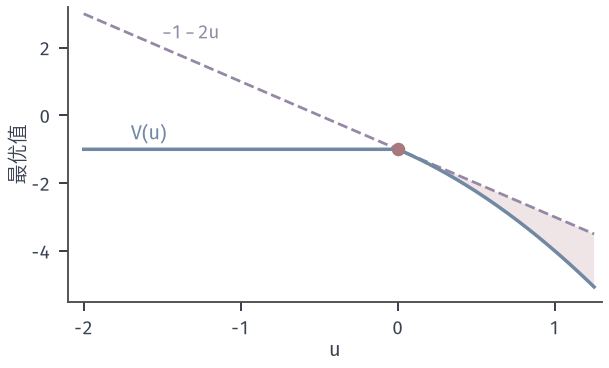

Here is the Python script that generated this plot:
from pathlib import Path
import sys
sys.path.insert(0, str(Path(__file__).resolve().parents[1]/'sens-common'))
from sens_core import *
# min -x^2, x<=1+u, x>=-1. V(u)=-1 on [-2,0], -(1+u)^2 for u>0. KKT multiplier 2 at x=1 gives a line violated for u>0.
fig, ax = figure(width_mm=86, height_mm=52)
U = np.linspace(-2, 1.25, 500); V = np.where(U <= 0, -1, -(1+U)**2); L = -1-2*U
Up = U[U >= 0]
ax.fill_between(Up, -(1+Up)**2, -1-2*Up, facecolor=RED_FILL, edgecolor='none', zorder=0)
ax.plot(U, V, color=BLUE, lw=1.4, zorder=3)
ax.plot(U, L, color=PURPLE, lw=1.1, ls='--', zorder=2)
opt_point(ax, (0, -1))
ax.text(-1.7, -.72, '$V(u)$', fontsize=8, color=BLUE)
ax.text(-1.5, 2.25, r'$-1-2u$', fontsize=7.5, color=PURPLE)
clean(ax, (-2.1, 1.3), (-5.5, 3.2), xlabel='$u$', ylabel='最优值')
ax.set_xticks([-2, -1, 0, 1]); ax.set_yticks([-4, -2, 0, 2])
save(fig, Path(__file__).resolve().parent, 'figure', {'V': 'piecewise'})
